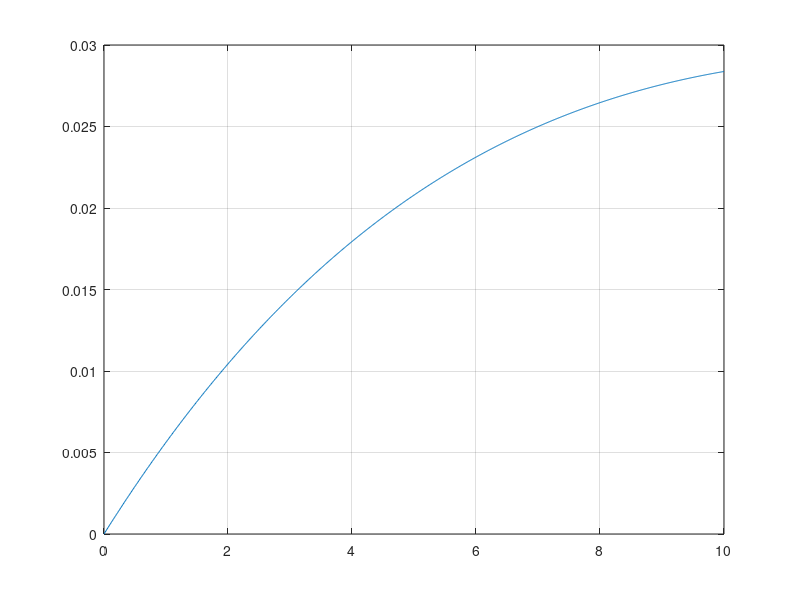

MATLAB code for this plot:
prompt = 'What is the value of zsin? ';
zsin = input(prompt);
prompt = 'What is the value of sigma^2? ';
sigma=input(prompt);
u=0:0.01:10;
fzf=(1/(2*sigma)).*exp(-(u+zsin)/(2*sigma)).*(u/zsin).^0.5.*besseli(1,((u*zsin).^0.5)/sigma);
plot(u,fzf);
q1=trapz(u,fzf,2);
disp(q1);
grid on;
hold on;

